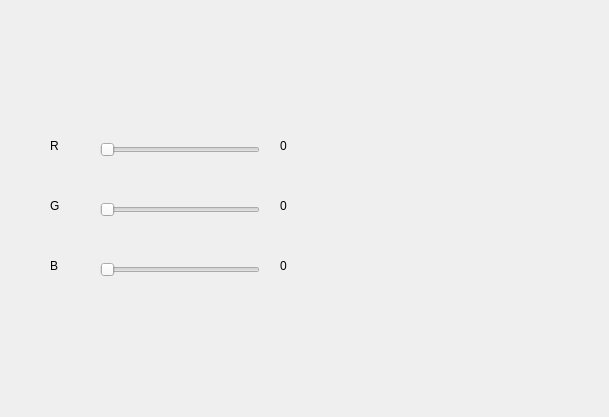
<?xml version="1.0" encoding="UTF-8"?>
<ui version="4.0">
 <class>Widget</class>
 <widget class="QWidget" name="Widget">
  <property name="geometry">
   <rect>
    <x>0</x>
    <y>0</y>
    <width>609</width>
    <height>417</height>
   </rect>
  </property>
  <property name="windowTitle">
   <string>Widget</string>
  </property>
  <widget class="QSlider" name="horizontalSlider_r">
   <property name="geometry">
    <rect>
     <x>100</x>
     <y>140</y>
     <width>160</width>
     <height>19</height>
    </rect>
   </property>
   <property name="maximum">
    <number>255</number>
   </property>
   <property name="orientation">
    <enum>Qt::Horizontal</enum>
   </property>
  </widget>
  <widget class="QSlider" name="horizontalSlider_g">
   <property name="geometry">
    <rect>
     <x>100</x>
     <y>200</y>
     <width>160</width>
     <height>19</height>
    </rect>
   </property>
   <property name="maximum">
    <number>255</number>
   </property>
   <property name="orientation">
    <enum>Qt::Horizontal</enum>
   </property>
  </widget>
  <widget class="QSlider" name="horizontalSlider_b">
   <property name="geometry">
    <rect>
     <x>100</x>
     <y>260</y>
     <width>160</width>
     <height>19</height>
    </rect>
   </property>
   <property name="maximum">
    <number>255</number>
   </property>
   <property name="orientation">
    <enum>Qt::Horizontal</enum>
   </property>
  </widget>
  <widget class="QLabel" name="label">
   <property name="geometry">
    <rect>
     <x>50</x>
     <y>140</y>
     <width>50</width>
     <height>12</height>
    </rect>
   </property>
   <property name="text">
    <string>R</string>
   </property>
  </widget>
  <widget class="QLabel" name="label_2">
   <property name="geometry">
    <rect>
     <x>50</x>
     <y>200</y>
     <width>50</width>
     <height>12</height>
    </rect>
   </property>
   <property name="text">
    <string>G</string>
   </property>
  </widget>
  <widget class="QLabel" name="label_3">
   <property name="geometry">
    <rect>
     <x>50</x>
     <y>260</y>
     <width>50</width>
     <height>12</height>
    </rect>
   </property>
   <property name="text">
    <string>B</string>
   </property>
  </widget>
  <widget class="QWidget" name="widget" native="true">
   <property name="geometry">
    <rect>
     <x>350</x>
     <y>120</y>
     <width>191</width>
     <height>171</height>
    </rect>
   </property>
  </widget>
  <widget class="QLabel" name="label_r_value">
   <property name="geometry">
    <rect>
     <x>280</x>
     <y>140</y>
     <width>50</width>
     <height>12</height>
    </rect>
   </property>
   <property name="text">
    <string>0</string>
   </property>
  </widget>
  <widget class="QLabel" name="label_g_value">
   <property name="geometry">
    <rect>
     <x>280</x>
     <y>200</y>
     <width>50</width>
     <height>12</height>
    </rect>
   </property>
   <property name="text">
    <string>0</string>
   </property>
  </widget>
  <widget class="QLabel" name="label_b_value">
   <property name="geometry">
    <rect>
     <x>280</x>
     <y>260</y>
     <width>50</width>
     <height>12</height>
    </rect>
   </property>
   <property name="text">
    <string>0</string>
   </property>
  </widget>
 </widget>
 <layoutdefault spacing="6" margin="11"/>
 <resources/>
 <connections/>
</ui>
